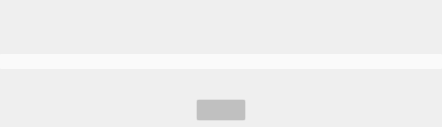
<?xml version="1.0" encoding="UTF-8"?>
<ui version="4.0">
 <class>ProgressDialog</class>
 <widget class="QWidget" name="ProgressDialog">
  <property name="geometry">
   <rect>
    <x>0</x>
    <y>0</y>
    <width>442</width>
    <height>127</height>
   </rect>
  </property>
  <property name="sizePolicy">
   <sizepolicy hsizetype="Minimum" vsizetype="Minimum">
    <horstretch>0</horstretch>
    <verstretch>0</verstretch>
   </sizepolicy>
  </property>
  <property name="windowTitle">
   <string>Form</string>
  </property>
  <property name="styleSheet">
   <string notr="true">QTextEdit, QTextBrowser {
background:rgba(0,0,0,0);
}
/* #QProgressBar */        

    QProgressBar {
        text-align: center;
        color: #222222;
        background-color: rgba(255, 255, 255, 180);
        border:1px solid qradialgradient(spread:pad, cx:0.5, cy:0.5, radius:0.276201, fx:0.5, fy:0.5,
            stop:0 rgba(255, 255, 255, 100),
            stop:1 rgba(0, 0, 0, 0));
        border-radius:1px;
    }

    QProgressBar:chunk {
        background-color: qlineargradient(spread:pad, x1:0, y1:0, x2:0, y2:1,
            stop:0.473118 rgba(200, 79, 136, 255),
            stop:0.489247 rgba(200, 52, 119, 255),
            stop:1 rgba(200, 0, 105, 255));
        border-radius:1px;
    }</string>
  </property>
  <layout class="QVBoxLayout" name="mainLayout">
   <property name="spacing">
    <number>0</number>
   </property>
   <property name="margin">
    <number>0</number>
   </property>
   <item>
    <widget class="QWidget" name="widget" native="true">
     <layout class="QGridLayout" name="gridLayout">
      <property name="margin">
       <number>0</number>
      </property>
      <property name="spacing">
       <number>0</number>
      </property>
      <item row="0" column="0">
       <layout class="QHBoxLayout" name="horizontalLayout_4">
        <property name="spacing">
         <number>0</number>
        </property>
        <item>
         <layout class="QVBoxLayout" name="verticalLayout_3">
          <property name="leftMargin">
           <number>0</number>
          </property>
          <item>
           <widget class="QTextBrowser" name="operationInfo">
            <property name="sizePolicy">
             <sizepolicy hsizetype="Expanding" vsizetype="Fixed">
              <horstretch>0</horstretch>
              <verstretch>0</verstretch>
             </sizepolicy>
            </property>
            <property name="minimumSize">
             <size>
              <width>0</width>
              <height>24</height>
             </size>
            </property>
            <property name="maximumSize">
             <size>
              <width>16777215</width>
              <height>24</height>
             </size>
            </property>
            <property name="font">
             <font>
              <pointsize>12</pointsize>
              <weight>75</weight>
              <bold>true</bold>
             </font>
            </property>
            <property name="frameShape">
             <enum>QFrame::NoFrame</enum>
            </property>
            <property name="verticalScrollBarPolicy">
             <enum>Qt::ScrollBarAlwaysOff</enum>
            </property>
            <property name="horizontalScrollBarPolicy">
             <enum>Qt::ScrollBarAlwaysOff</enum>
            </property>
            <property name="html">
             <string notr="true">&lt;!DOCTYPE HTML PUBLIC &quot;-//W3C//DTD HTML 4.0//EN&quot; &quot;http://www.w3.org/TR/REC-html40/strict.dtd&quot;&gt;
&lt;html&gt;&lt;head&gt;&lt;meta name=&quot;qrichtext&quot; content=&quot;1&quot; /&gt;&lt;style type=&quot;text/css&quot;&gt;
p, li { white-space: pre-wrap; }
&lt;/style&gt;&lt;/head&gt;&lt;body style=&quot; font-family:'Sans Serif'; font-size:12pt; font-weight:600; font-style:normal;&quot;&gt;
&lt;p style=&quot;-qt-paragraph-type:empty; margin-top:0px; margin-bottom:0px; margin-left:0px; margin-right:0px; -qt-block-indent:0; text-indent:0px;&quot;&gt;&lt;br /&gt;&lt;/p&gt;&lt;/body&gt;&lt;/html&gt;</string>
            </property>
            <property name="textInteractionFlags">
             <set>Qt::NoTextInteraction</set>
            </property>
           </widget>
          </item>
          <item>
           <widget class="QTextBrowser" name="actionLabel">
            <property name="sizePolicy">
             <sizepolicy hsizetype="Expanding" vsizetype="Expanding">
              <horstretch>0</horstretch>
              <verstretch>0</verstretch>
             </sizepolicy>
            </property>
            <property name="minimumSize">
             <size>
              <width>0</width>
              <height>17</height>
             </size>
            </property>
            <property name="maximumSize">
             <size>
              <width>16777215</width>
              <height>17</height>
             </size>
            </property>
            <property name="frameShape">
             <enum>QFrame::NoFrame</enum>
            </property>
            <property name="verticalScrollBarPolicy">
             <enum>Qt::ScrollBarAlwaysOff</enum>
            </property>
            <property name="horizontalScrollBarPolicy">
             <enum>Qt::ScrollBarAlwaysOff</enum>
            </property>
            <property name="html">
             <string notr="true">&lt;!DOCTYPE HTML PUBLIC &quot;-//W3C//DTD HTML 4.0//EN&quot; &quot;http://www.w3.org/TR/REC-html40/strict.dtd&quot;&gt;
&lt;html&gt;&lt;head&gt;&lt;meta name=&quot;qrichtext&quot; content=&quot;1&quot; /&gt;&lt;style type=&quot;text/css&quot;&gt;
p, li { white-space: pre-wrap; }
&lt;/style&gt;&lt;/head&gt;&lt;body style=&quot; font-family:'Sans Serif'; font-size:9pt; font-weight:400; font-style:normal;&quot;&gt;
&lt;p style=&quot;-qt-paragraph-type:empty; margin-top:0px; margin-bottom:0px; margin-left:0px; margin-right:0px; -qt-block-indent:0; text-indent:0px;&quot;&gt;&lt;br /&gt;&lt;/p&gt;&lt;/body&gt;&lt;/html&gt;</string>
            </property>
           </widget>
          </item>
         </layout>
        </item>
        <item>
         <spacer name="horizontalSpacer_2">
          <property name="orientation">
           <enum>Qt::Horizontal</enum>
          </property>
          <property name="sizeHint" stdset="0">
           <size>
            <width>40</width>
            <height>20</height>
           </size>
          </property>
         </spacer>
        </item>
        <item>
         <layout class="QHBoxLayout" name="horizontalLayout_2">
          <property name="leftMargin">
           <number>0</number>
          </property>
          <item>
           <widget class="QTextEdit" name="percentage">
            <property name="sizePolicy">
             <sizepolicy hsizetype="Fixed" vsizetype="Fixed">
              <horstretch>0</horstretch>
              <verstretch>0</verstretch>
             </sizepolicy>
            </property>
            <property name="minimumSize">
             <size>
              <width>120</width>
              <height>44</height>
             </size>
            </property>
            <property name="maximumSize">
             <size>
              <width>140</width>
              <height>44</height>
             </size>
            </property>
            <property name="font">
             <font>
              <pointsize>28</pointsize>
              <weight>75</weight>
              <bold>true</bold>
             </font>
            </property>
            <property name="styleSheet">
             <string notr="true"/>
            </property>
            <property name="frameShape">
             <enum>QFrame::NoFrame</enum>
            </property>
            <property name="verticalScrollBarPolicy">
             <enum>Qt::ScrollBarAlwaysOff</enum>
            </property>
            <property name="horizontalScrollBarPolicy">
             <enum>Qt::ScrollBarAlwaysOff</enum>
            </property>
            <property name="undoRedoEnabled">
             <bool>false</bool>
            </property>
            <property name="html">
             <string notr="true">&lt;!DOCTYPE HTML PUBLIC &quot;-//W3C//DTD HTML 4.0//EN&quot; &quot;http://www.w3.org/TR/REC-html40/strict.dtd&quot;&gt;
&lt;html&gt;&lt;head&gt;&lt;meta name=&quot;qrichtext&quot; content=&quot;1&quot; /&gt;&lt;style type=&quot;text/css&quot;&gt;
p, li { white-space: pre-wrap; }
&lt;/style&gt;&lt;/head&gt;&lt;body style=&quot; font-family:'Sans Serif'; font-size:28pt; font-weight:600; font-style:normal;&quot;&gt;
&lt;p style=&quot;-qt-paragraph-type:empty; margin-top:0px; margin-bottom:0px; margin-left:0px; margin-right:0px; -qt-block-indent:0; text-indent:0px;&quot;&gt;&lt;br /&gt;&lt;/p&gt;&lt;/body&gt;&lt;/html&gt;</string>
            </property>
            <property name="textInteractionFlags">
             <set>Qt::NoTextInteraction</set>
            </property>
           </widget>
          </item>
         </layout>
        </item>
       </layout>
      </item>
      <item row="1" column="0">
       <layout class="QHBoxLayout" name="horizontalLayout">
        <item>
         <widget class="QProgressBar" name="progressBar">
          <property name="minimumSize">
           <size>
            <width>220</width>
            <height>15</height>
           </size>
          </property>
          <property name="maximumSize">
           <size>
            <width>16777215</width>
            <height>15</height>
           </size>
          </property>
          <property name="value">
           <number>0</number>
          </property>
          <property name="textVisible">
           <bool>false</bool>
          </property>
         </widget>
        </item>
       </layout>
      </item>
      <item row="2" column="0">
       <layout class="QHBoxLayout" name="horizontalLayout_3">
        <item>
         <layout class="QVBoxLayout" name="verticalLayout">
          <property name="spacing">
           <number>-1</number>
          </property>
          <item>
           <layout class="QHBoxLayout" name="horizontalLayout_6">
            <property name="spacing">
             <number>0</number>
            </property>
            <property name="leftMargin">
             <number>0</number>
            </property>
            <property name="topMargin">
             <number>0</number>
            </property>
            <item>
             <widget class="QTextEdit" name="completedInfo">
              <property name="sizePolicy">
               <sizepolicy hsizetype="Fixed" vsizetype="Fixed">
                <horstretch>0</horstretch>
                <verstretch>0</verstretch>
               </sizepolicy>
              </property>
              <property name="maximumSize">
               <size>
                <width>340</width>
                <height>20</height>
               </size>
              </property>
              <property name="font">
               <font>
                <pointsize>10</pointsize>
                <weight>75</weight>
                <bold>true</bold>
               </font>
              </property>
              <property name="styleSheet">
               <string notr="true"/>
              </property>
              <property name="frameShape">
               <enum>QFrame::NoFrame</enum>
              </property>
              <property name="frameShadow">
               <enum>QFrame::Plain</enum>
              </property>
              <property name="lineWidth">
               <number>0</number>
              </property>
              <property name="verticalScrollBarPolicy">
               <enum>Qt::ScrollBarAlwaysOff</enum>
              </property>
              <property name="horizontalScrollBarPolicy">
               <enum>Qt::ScrollBarAlwaysOff</enum>
              </property>
              <property name="undoRedoEnabled">
               <bool>false</bool>
              </property>
              <property name="readOnly">
               <bool>true</bool>
              </property>
              <property name="html">
               <string notr="true">&lt;!DOCTYPE HTML PUBLIC &quot;-//W3C//DTD HTML 4.0//EN&quot; &quot;http://www.w3.org/TR/REC-html40/strict.dtd&quot;&gt;
&lt;html&gt;&lt;head&gt;&lt;meta name=&quot;qrichtext&quot; content=&quot;1&quot; /&gt;&lt;style type=&quot;text/css&quot;&gt;
p, li { white-space: pre-wrap; }
&lt;/style&gt;&lt;/head&gt;&lt;body style=&quot; font-family:'Sans Serif'; font-size:10pt; font-weight:600; font-style:normal;&quot;&gt;
&lt;p style=&quot;-qt-paragraph-type:empty; margin-top:0px; margin-bottom:0px; margin-left:0px; margin-right:0px; -qt-block-indent:0; text-indent:0px; font-family:'Droid Sans'; font-size:9pt;&quot;&gt;&lt;br /&gt;&lt;/p&gt;&lt;/body&gt;&lt;/html&gt;</string>
              </property>
              <property name="textInteractionFlags">
               <set>Qt::NoTextInteraction</set>
              </property>
             </widget>
            </item>
            <item>
             <spacer name="horizontalSpacer">
              <property name="orientation">
               <enum>Qt::Horizontal</enum>
              </property>
              <property name="sizeHint" stdset="0">
               <size>
                <width>40</width>
                <height>20</height>
               </size>
              </property>
             </spacer>
            </item>
            <item>
             <widget class="QTextEdit" name="timeRemaining">
              <property name="sizePolicy">
               <sizepolicy hsizetype="Fixed" vsizetype="Fixed">
                <horstretch>0</horstretch>
                <verstretch>0</verstretch>
               </sizepolicy>
              </property>
              <property name="minimumSize">
               <size>
                <width>0</width>
                <height>25</height>
               </size>
              </property>
              <property name="maximumSize">
               <size>
                <width>80</width>
                <height>25</height>
               </size>
              </property>
              <property name="font">
               <font>
                <pointsize>12</pointsize>
               </font>
              </property>
              <property name="styleSheet">
               <string notr="true"/>
              </property>
              <property name="frameShape">
               <enum>QFrame::NoFrame</enum>
              </property>
              <property name="lineWidth">
               <number>0</number>
              </property>
              <property name="verticalScrollBarPolicy">
               <enum>Qt::ScrollBarAlwaysOff</enum>
              </property>
              <property name="horizontalScrollBarPolicy">
               <enum>Qt::ScrollBarAlwaysOff</enum>
              </property>
              <property name="undoRedoEnabled">
               <bool>false</bool>
              </property>
              <property name="html">
               <string notr="true">&lt;!DOCTYPE HTML PUBLIC &quot;-//W3C//DTD HTML 4.0//EN&quot; &quot;http://www.w3.org/TR/REC-html40/strict.dtd&quot;&gt;
&lt;html&gt;&lt;head&gt;&lt;meta name=&quot;qrichtext&quot; content=&quot;1&quot; /&gt;&lt;style type=&quot;text/css&quot;&gt;
p, li { white-space: pre-wrap; }
&lt;/style&gt;&lt;/head&gt;&lt;body style=&quot; font-family:'Sans Serif'; font-size:12pt; font-weight:400; font-style:normal;&quot;&gt;
&lt;p style=&quot;-qt-paragraph-type:empty; margin-top:0px; margin-bottom:0px; margin-left:0px; margin-right:0px; -qt-block-indent:0; text-indent:0px;&quot;&gt;&lt;br /&gt;&lt;/p&gt;&lt;/body&gt;&lt;/html&gt;</string>
              </property>
              <property name="acceptRichText">
               <bool>false</bool>
              </property>
              <property name="textInteractionFlags">
               <set>Qt::NoTextInteraction</set>
              </property>
             </widget>
            </item>
           </layout>
          </item>
          <item>
           <layout class="QHBoxLayout" name="horizontalLayout_8">
            <property name="topMargin">
             <number>0</number>
            </property>
            <item>
             <widget class="QPushButton" name="cancelButton">
              <property name="maximumSize">
               <size>
                <width>50</width>
                <height>16777215</height>
               </size>
              </property>
              <property name="styleSheet">
               <string notr="true">    QPushButton{
        padding: 3px 10px 3px 10px;
        color: rgba(255, 255, 255, 195);
        border: 1px solid rgba(255, 255, 255, 50);
        border-radius:2px;
        background-color: rgba(0, 0, 0, 50);
    }

    QPushButton::flat:hover{
        padding: 3px 10px 3px 10px;
        color: rgba(255, 255, 255, 195);
        border: 1px solid rgba(255, 255, 255, 80);
        border-radius:2px;
        background-color: rgba(0, 0, 0, 80);
     }

    QPushButton::flat{
        padding: 3px 10px 3px 10px;
        color: rgba(255, 255, 255, 195);
        border: 1px solid rgba(255, 255, 255, 50);
        border-radius:2px;
        background-color: rgba(0, 0, 0, 50);
    }

    QPushButton::flat:pressed{
        padding: 3px 10px 3px 10px;
        color: rgba(255, 255, 255, 100);
        border: 1px solid rgba(255, 255, 255, 30);
        border-radius:2px;
        background-color: rgba(0, 0, 0, 100);
    }
</string>
              </property>
              <property name="text">
               <string/>
              </property>
              <property name="icon">
               <iconset>
                <normaloff>../../../../../../../../../../../../../../../../../../../usr/share/icons/oxygen/16x16/status/dialog-error.png</normaloff>../../../../../../../../../../../../../../../../../../../usr/share/icons/oxygen/16x16/status/dialog-error.png</iconset>
              </property>
              <property name="shortcut">
               <string>Alt+C</string>
              </property>
              <property name="flat">
               <bool>true</bool>
              </property>
             </widget>
            </item>
           </layout>
          </item>
         </layout>
        </item>
       </layout>
      </item>
     </layout>
    </widget>
   </item>
  </layout>
 </widget>
 <resources/>
 <connections/>
</ui>
